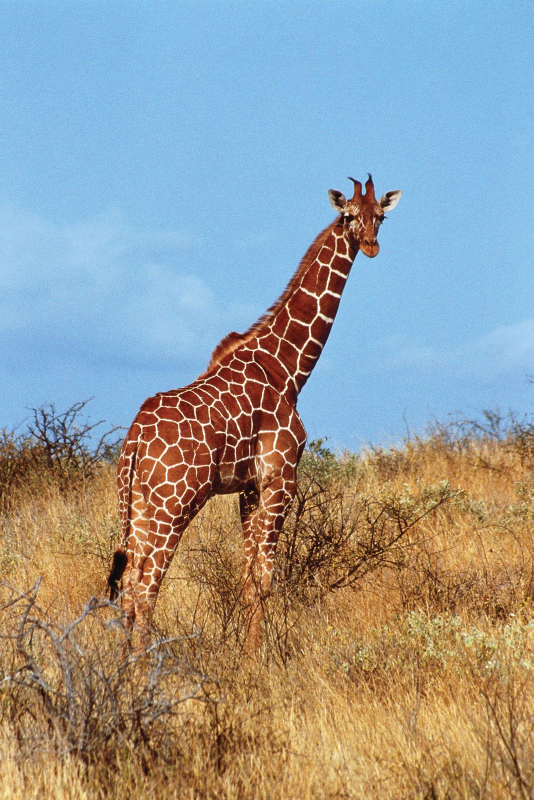
#> input picture OpenCV/Flip, Rotate, and Crop Images/Resources/giraffe-Kenya.jpg, 1067 x 1600 px (shown at 1/2 size)
$ jupyter execute FlipRotateCrop.ipynb
#> lines starting #> are read from the running program, lines starting #| are printed output that depends on the picture
[cell 1]
import cv2
import matplotlib.pyplot as plt

[cell 2]
image = cv2.imread("Resources/giraffe-Kenya.jpg")
#> image is the input picture: shape (1600, 1067, 3); mean B, G, R 152.3, 154.3, 150.8
print(image)
#> (printed output is left out)

[cell 3]
image_rgb = cv2.cvtColor(image, cv2.COLOR_BGR2RGB)

# Flip

[cell 4]
# 1 --> horizontal
# 0 --> vertical
# -1 --> Both axis

flip_horizontal = cv2.flip(image, 1)
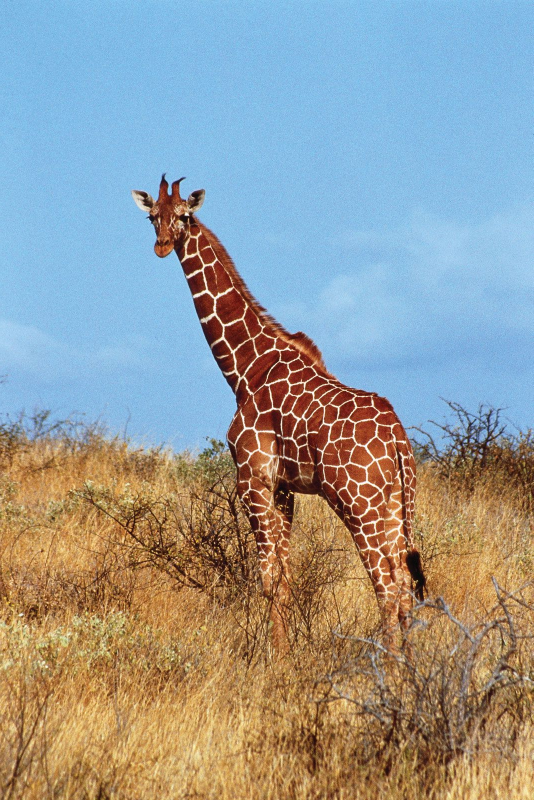
#> flip_horizontal: shape (1600, 1067, 3) (shown at 1/2 size); mean B, G, R 152.3, 154.3, 150.8
flip_vertical = cv2.flip(image, 0)
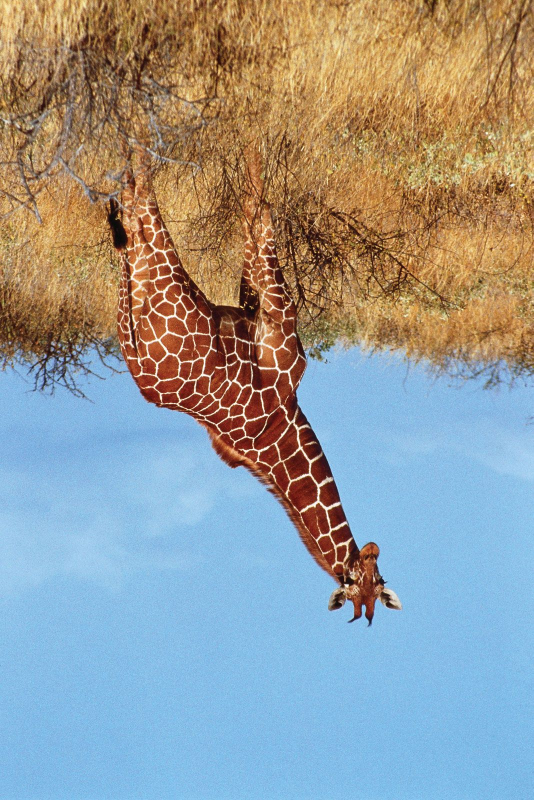
#> flip_vertical: shape (1600, 1067, 3) (shown at 1/2 size); mean B, G, R 152.3, 154.3, 150.8
flip_both = cv2.flip(image, -1)
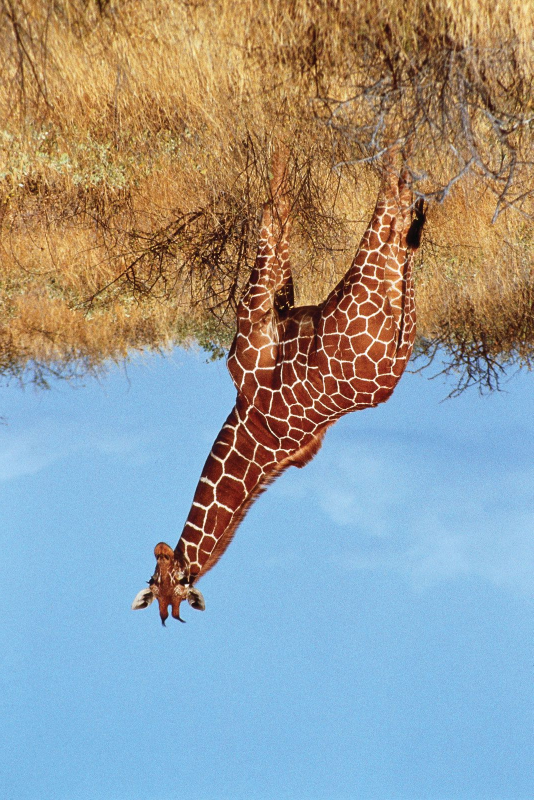
#> flip_both: shape (1600, 1067, 3) (shown at 1/2 size); mean B, G, R 152.3, 154.3, 150.8

titles = ["Original image",
          "Horizontal Flip",
          "Vertical Flip",
          "Flip Both Axis"]
images = [image_rgb,
          cv2.cvtColor(flip_horizontal, cv2.COLOR_BGR2RGB),
          cv2.cvtColor(flip_vertical, cv2.COLOR_BGR2RGB),
          cv2.cvtColor(flip_both, cv2.COLOR_BGR2RGB)]

plt.figure(figsize=(12,8))
for i in range(4):
    plt.subplot(2,2,i+1)
    plt.imshow(images[i])
    plt.title(titles[i])
    plt.axis("Off")
plt.tight_layout()
plt.show()
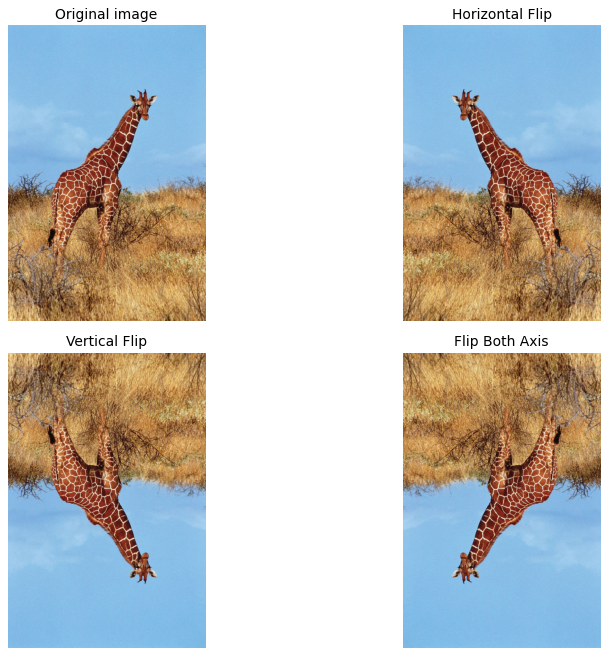
#> figure drawn by matplotlib, 4 panels

# Rotate

[cell 5]
rotate_90_clockwise = cv2.rotate(image_rgb, cv2.ROTATE_90_CLOCKWISE)
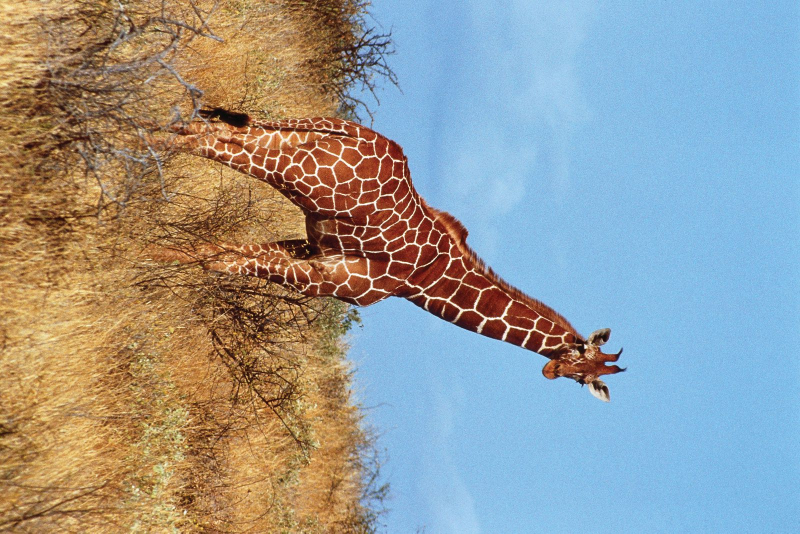
#> rotate_90_clockwise: shape (1067, 1600, 3) (shown at 1/2 size); mean R, G, B 150.8, 154.3, 152.3
rotate_90_counterclockwise = cv2.rotate(image_rgb, cv2.ROTATE_90_COUNTERCLOCKWISE)
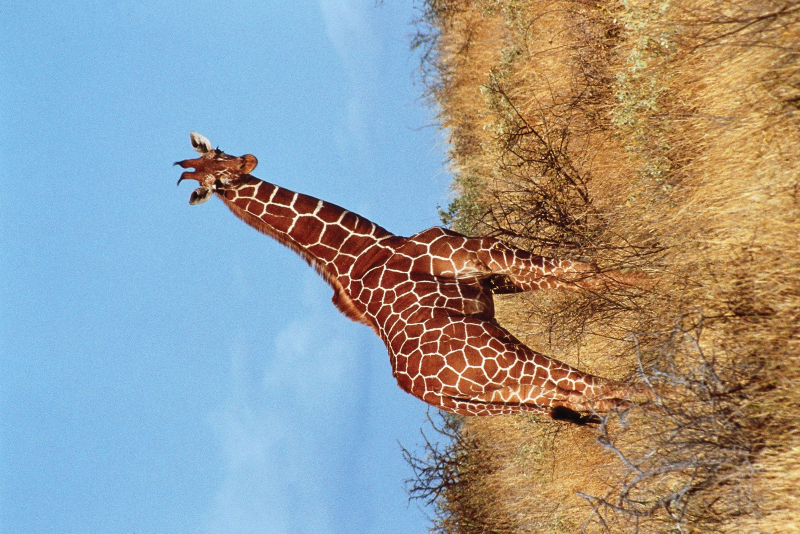
#> rotate_90_counterclockwise: shape (1067, 1600, 3) (shown at 1/2 size); mean R, G, B 150.8, 154.3, 152.3
rotate_180 = cv2.rotate(image_rgb, cv2.ROTATE_180)

titles = ["Original image",
          "Horizontal Flip",
          "Vertical Flip",
          "Flip Both Axis"]
images = [image_rgb,
          rotate_90_clockwise,
          rotate_90_counterclockwise,
          rotate_180]

plt.figure(figsize=(12,8))
for i in range(4):
    plt.subplot(2,2,i+1)
    plt.imshow(images[i])
    plt.title(titles[i])
    plt.axis("Off")
plt.tight_layout()
plt.show()

# Crop an image

[cell 6]
x_start, y_start = 400,300
x_end, y_end = 800,900

cropped_image = image_rgb[y_start:y_end, x_start:x_end]
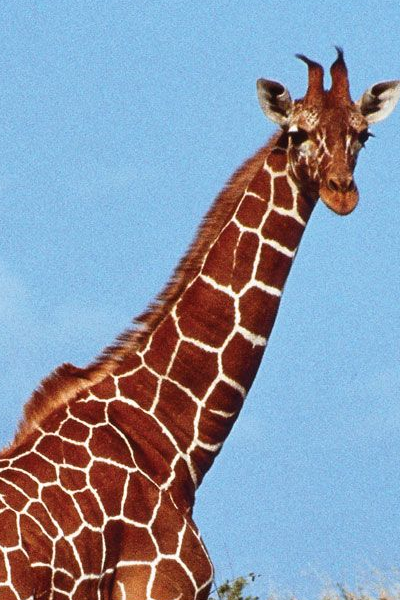
#> cropped_image: shape (600, 400, 3); mean R, G, B 137.3, 149.7, 169.4

plt.figure(figsize=(8,4))

plt.subplot(1,2,1)
plt.imshow(image_rgb)
plt.title("Original image")
plt.axis("Off")

plt.subplot(1,2,2)
plt.imshow(cropped_image)
plt.title("Cropped image")
plt.axis("Off")

plt.tight_layout()
plt.show()
